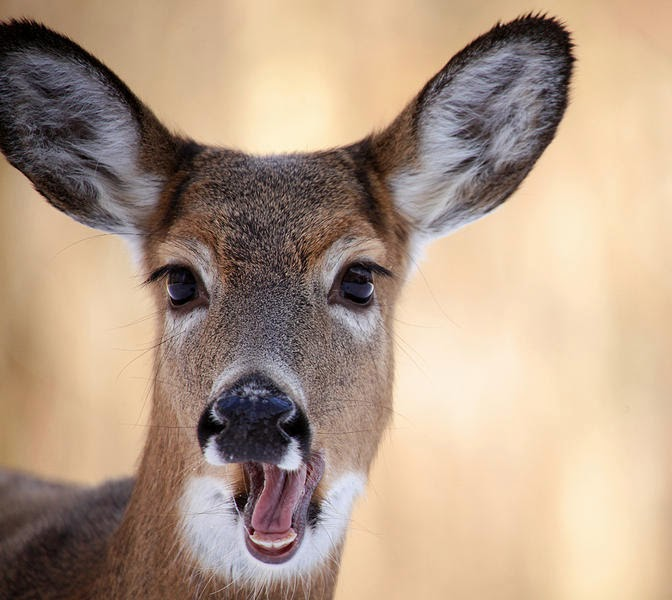
#> input picture deer.png, 672 x 600 px
$ python compute_weights.py
#> lines starting #> are read from the running program, lines starting #| are printed output that depends on the picture
### scribble.py
import cv2
import numpy as np

fname = "deer.png"
drawing = False # true if mouse is pressed
mode = True # if True, draw rectangle. Press 'm' to toggle to curve
ix,iy = -1,-1
bp = []
rp = []
img = np.zeros((4,4))
# mouse callback function
# [24 lines left out: function draw_circle, not called in this run]


def scribe(fn):
    global img,mode,bp,rp
    img = cv2.imread(fn)
    cv2.namedWindow('image')
    cv2.setMouseCallback('image',draw_circle)

    while(1):
        cv2.imshow('image',img)
        k = cv2.waitKey(1) & 0xFF
        if k == ord('m'):
            mode = not mode
        elif k == ord('s'):
            break

    img = cv2.imread(fn,0)
    bpos = set(bp)
    bp = list(bpos)
    rpos = set(rp)
    rp = list(rpos)

    bpixval = [img[x,y] for (x,y) in bp]
    rpixval = [img[x,y] for (x,y) in rp]
    cv2.destroyAllWindows()
    return bp,rp,bpixval,rpixval

# [2 lines that do not run on import are left out]
    # print(a)
    # print(c)

### compute_weights.py
import numpy as np
import cv2
import math as m
from scribble import *

Lambda = 10000
Sigma = 0.05

#weights need to be integers because graph algorithms works on
#integral weights

#between pixels
INT_F = 100
MIN = 0
MAX = 1e9

def W_ij(I1, I2, Sigma):
    f = -1/(2*Sigma*Sigma)
    D = np.roll(I2,-1,axis=0)
    U = np.roll(I2,1, axis=0)
    L = np.roll(I2,1,axis=1)
    R = np.roll(I2,-1,axis=1)

    D = (np.exp(f*np.square(I1-D))*INT_F).astype(int)
    U = (np.exp(f*np.square(I1-U))*INT_F).astype(int)
    L = (np.exp(f*np.square(I1-L))*INT_F).astype(int)
    R = (np.exp(f*np.square(I1-R))*INT_F).astype(int)

    return D,U,L,R


def compute_pdfs(scribble_F, scribble_B):
    mean1 = np.mean(scribble_B)
    mean2 = np.mean(scribble_F)
    std1 = np.std(scribble_B)
    std2 = np.std(scribble_F)
    GB = (mean1,std1)
    GF = (mean2,std2)
    print("GB===> ",GB)
    print("GF===> ",GF)
    return GB,GF

def Gauss(x,mean,std):
        print(mean,std)
        f = (1/(std*m.sqrt(2*m.pi)))*1000
        print("f===>",f)
        mat = (x-mean)/std
        # print("mat====>",mat)
        res =  f*np.exp(-0.5*np.square(mat))
        # print("res====>", res)
        return res


def WiFB(img,Lambda,GB,GF):

    Prob_F = Gauss(img, GF[0],GF[1])
    Prob_B = Gauss(img, GB[0],GB[1])

    WiF = -1*Lambda*np.log(np.divide(Prob_B,(Prob_F+Prob_B)))
    WiB = -1*Lambda*np.log(np.divide(Prob_F,(Prob_F+Prob_B)))

    return WiF,WiB

def filter_weights(WiF,WiB, position_F, position_B,MIN,MAX):
    for p in position_F:
        WiF[p[0],p[1]] = MAX
        WiB[p[0],p[1]] = MIN

    for p in position_B:
        # print(p)
        WiF[p[0],p[1]] = MIN
        WiB[p[0],p[1]] = MAX

    return WiF,WiB


img = cv2.imread('deer.png',cv2.IMREAD_GRAYSCALE)
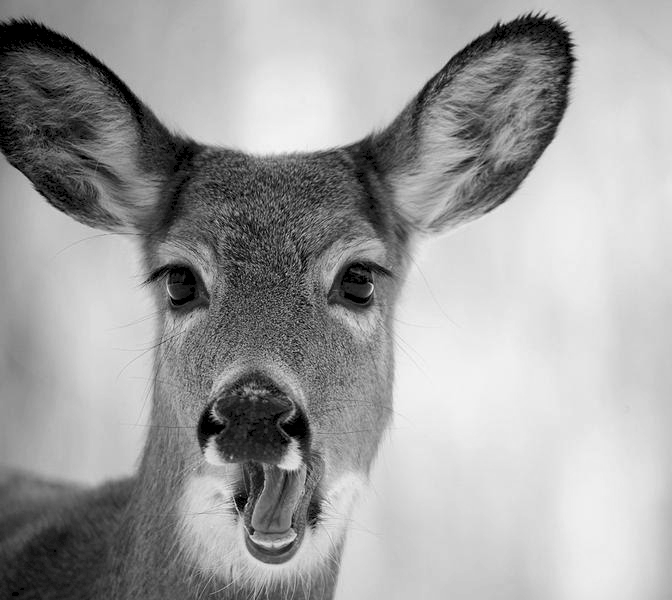
#> img: shape (600, 672); min 0, max 244, mean 161
img = img/256
print(img.shape)
#| (600, 672)
# #intra-pixels weight matrix
D,U,L,R = W_ij(img,img,Sigma)
#> in W_ij, `D = (np.exp(f*np.square(I1-D))*INT_F).astype(int)`:
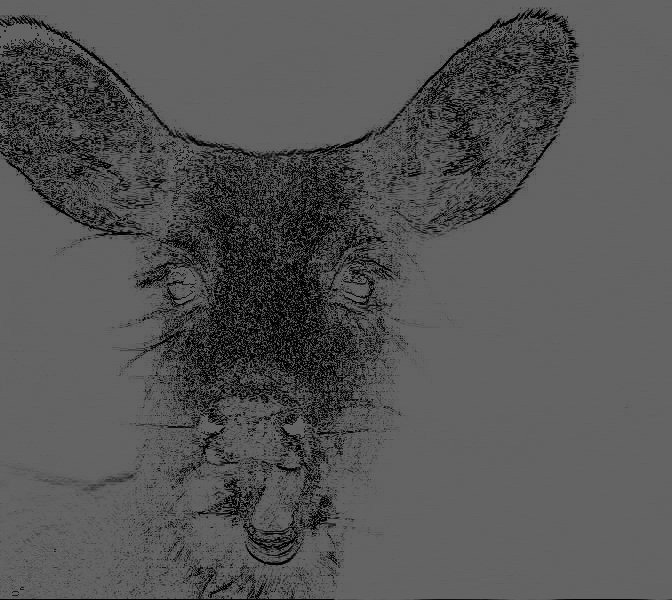
#> D: shape (600, 672) int64; min 0, max 100, mean 84.7
#> in W_ij, `U = (np.exp(f*np.square(I1-U))*INT_F).astype(int)`:
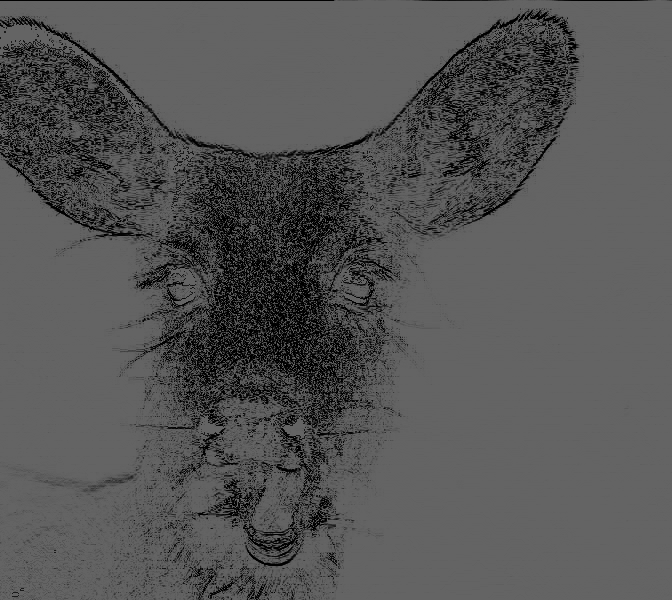
#> U: shape (600, 672) int64; min 0, max 100, mean 84.7
#> in W_ij, `L = (np.exp(f*np.square(I1-L))*INT_F).astype(int)`:
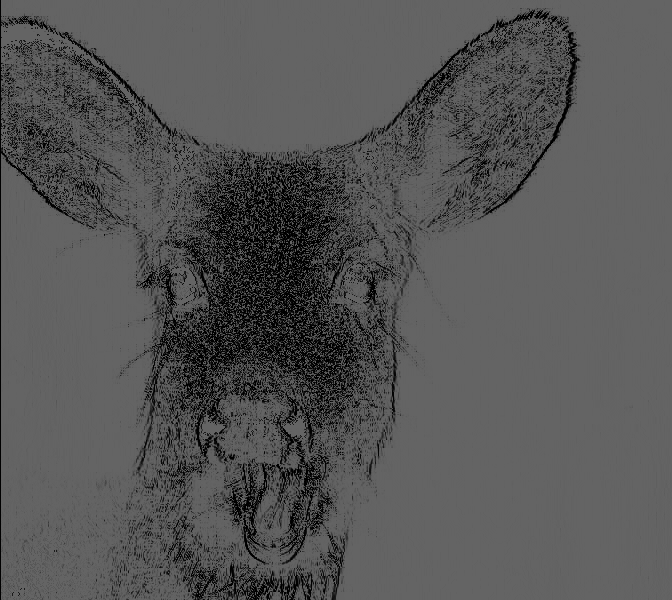
#> L: shape (600, 672) int64; min 0, max 100, mean 85.6
#> in W_ij, `R = (np.exp(f*np.square(I1-R))*INT_F).astype(int)`:
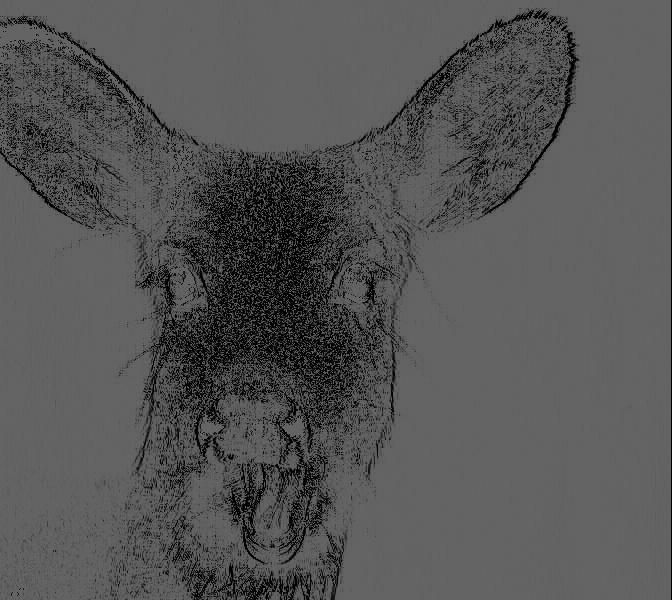
#> R: shape (600, 672) int64; min 0, max 100, mean 85.6
print("D==========>",D)
#> (printed output is left out)
# cv2.imshow('deer',D)
# cv2.waitKey(0)
# cv2.destroyAllWindows()

scribble_F_pos, scribble_B_pos, scribble_B, scribble_F = scribe("deer.png")
#> in scribe, img is the input picture: shape (600, 672, 3); mean B, G, R 135.4, 155.6, 178.7
#> (key Esc is pressed here)

#inter-pixels (with Background and foreground) weight matrix
GB,GF = compute_pdfs(scribble_F, scribble_B)
WiF,WiB = WiFB(img,Lambda,GB,GF)

#for known scrible positions making wights infinite and 0
WiF,WiB = filter_weights(WiF,WiB, scribble_F_pos, scribble_B_pos, MIN,MAX)
WiF = WiF.astype(int)
WiB = WiB.astype(int)

print("WiB===========>",WiB)
print("WiF===========>",WiF)

print(type(WiF))

# img = img/256
# print(img)
# print(D)
